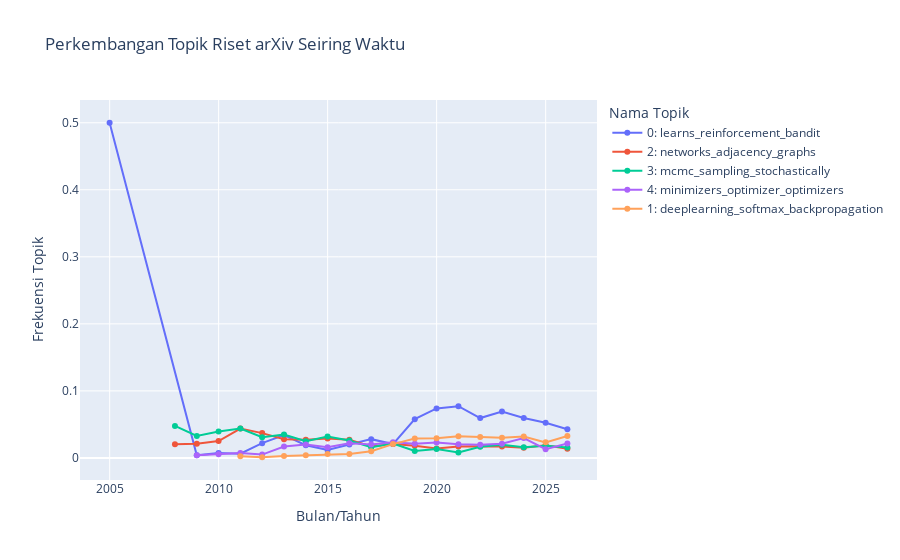

Notebook code for this chart:
### Code cell
import plotly.express as px
fig = px.line(
    filtered_data, 
    x='date', 
    y='proportion', 
    color='topic_name',
    title='Perkembangan Topik Riset arXiv Seiring Waktu',
    labels={
        'proportion': 'Proporsi (0 - 1)', 
        'date': 'Waktu',
        'topic_name': 'Nama Topik'
    },
    markers=True 
)

fig.update_layout(
    hovermode="closest", 
    xaxis_title="Bulan/Tahun",
    yaxis_title="Frekuensi Topik"
)

fig.show()

### Figure 1 — Plotly figure (JSON) as saved in the notebook; plotly's stock layout.template omitted (floating-point values rounded to 4 significant figures)
{"data": [{"hovertemplate": "Nama Topik=0: learns_reinforcement_bandit<br>Waktu=%{x}<br>Proporsi (0 - 1)=%{y}<extra></extra>", "legendgroup": "0: learns_reinforcement_bandit", "line": {"color": "#636efa", "dash": "solid"}, "marker": {"symbol": "circle"}, "mode": "lines+markers", "name": "0: learns_reinforcement_bandit", "orientation": "v", "showlegend": true, "type": "scatter", "x": ["2004-12-31T00:00:00", "2008-12-31T00:00:00", "2009-12-31T00:00:00", "2010-12-31T00:00:00", "2011-12-31T00:00:00", "2012-12-31T00:00:00", "2013-12-31T00:00:00", "2014-12-31T00:00:00", "2015-12-31T00:00:00", "2016-12-31T00:00:00", "2017-12-31T00:00:00", "2018-12-31T00:00:00", "2019-12-31T00:00:00", "2020-12-31T00:00:00", "2021-12-31T00:00:00", "2022-12-31T00:00:00", "2023-12-31T00:00:00", "2024-12-31T00:00:00", "2025-12-31T00:00:00"], "xaxis": "x", "y": [0.5, 0.003846, 0.007194, 0.006266, 0.022, 0.034, 0.019, 0.012, 0.02, 0.028, 0.02064, 0.05785, 0.07379, 0.07712, 0.05943, 0.06929, 0.05959, 0.05236, 0.04288], "yaxis": "y"}, {"hovertemplate": "Nama Topik=2: networks_adjacency_graphs<br>Waktu=%{x}<br>Proporsi (0 - 1)=%{y}<extra></extra>", "legendgroup": "2: networks_adjacency_graphs", "line": {"color": "#EF553B", "dash": "solid"}, "marker": {"symbol": "circle"}, "mode": "lines+markers", "name": "2: networks_adjacency_graphs", "orientation": "v", "showlegend": true, "type": "scatter", "x": ["2007-12-31T00:00:00", "2008-12-31T00:00:00", "2009-12-31T00:00:00", "2010-12-31T00:00:00", "2011-12-31T00:00:00", "2012-12-31T00:00:00", "2013-12-31T00:00:00", "2014-12-31T00:00:00", "2015-12-31T00:00:00", "2016-12-31T00:00:00", "2017-12-31T00:00:00", "2018-12-31T00:00:00", "2019-12-31T00:00:00", "2020-12-31T00:00:00", "2021-12-31T00:00:00", "2022-12-31T00:00:00", "2023-12-31T00:00:00", "2024-12-31T00:00:00", "2025-12-31T00:00:00"], "xaxis": "x", "y": [0.02048, 0.02115, 0.02518, 0.04386, 0.037, 0.028, 0.027, 0.029, 0.027, 0.017, 0.02064, 0.01808, 0.01405, 0.01717, 0.01756, 0.01706, 0.01502, 0.019, 0.01365], "yaxis": "y"}, {"hovertemplate": "Nama Topik=3: mcmc_sampling_stochastically<br>Waktu=%{x}<br>Proporsi (0 - 1)=%{y}<extra></extra>", "legendgroup": "3: mcmc_sampling_stochastically", "line": {"color": "#00cc96", "dash": "solid"}, "marker": {"symbol": "circle"}, "mode": "lines+markers", "name": "3: mcmc_sampling_stochastically", "orientation": "v", "showlegend": true, "type": "scatter", "x": ["2007-12-31T00:00:00", "2008-12-31T00:00:00", "2009-12-31T00:00:00", "2010-12-31T00:00:00", "2011-12-31T00:00:00", "2012-12-31T00:00:00", "2013-12-31T00:00:00", "2014-12-31T00:00:00", "2015-12-31T00:00:00", "2016-12-31T00:00:00", "2017-12-31T00:00:00", "2018-12-31T00:00:00", "2019-12-31T00:00:00", "2020-12-31T00:00:00", "2021-12-31T00:00:00", "2022-12-31T00:00:00", "2023-12-31T00:00:00", "2024-12-31T00:00:00", "2025-12-31T00:00:00"], "xaxis": "x", "y": [0.04778, 0.03269, 0.03957, 0.04386, 0.031, 0.035, 0.025, 0.032, 0.026, 0.016, 0.0215, 0.01033, 0.01335, 0.008117, 0.01666, 0.01965, 0.01602, 0.01816, 0.01559], "yaxis": "y"}, {"hovertemplate": "Nama Topik=4: minimizers_optimizer_optimizers<br>Waktu=%{x}<br>Proporsi (0 - 1)=%{y}<extra></extra>", "legendgroup": "4: minimizers_optimizer_optimizers", "line": {"color": "#ab63fa", "dash": "solid"}, "marker": {"symbol": "circle"}, "mode": "lines+markers", "name": "4: minimizers_optimizer_optimizers", "orientation": "v", "showlegend": true, "type": "scatter", "x": ["2008-12-31T00:00:00", "2009-12-31T00:00:00", "2010-12-31T00:00:00", "2011-12-31T00:00:00", "2012-12-31T00:00:00", "2013-12-31T00:00:00", "2014-12-31T00:00:00", "2015-12-31T00:00:00", "2016-12-31T00:00:00", "2017-12-31T00:00:00", "2018-12-31T00:00:00", "2019-12-31T00:00:00", "2020-12-31T00:00:00", "2021-12-31T00:00:00", "2022-12-31T00:00:00", "2023-12-31T00:00:00", "2024-12-31T00:00:00", "2025-12-31T00:00:00"], "xaxis": "x", "y": [0.003846, 0.005396, 0.007519, 0.005, 0.017, 0.02, 0.016, 0.022, 0.02, 0.02322, 0.02118, 0.02284, 0.02029, 0.01981, 0.0212, 0.02954, 0.01309, 0.02144], "yaxis": "y"}, {"hovertemplate": "Nama Topik=1: deeplearning_softmax_backpropagation<br>Waktu=%{x}<br>Proporsi (0 - 1)=%{y}<extra></extra>", "legendgroup": "1: deeplearning_softmax_backpropagation", "line": {"color": "#FFA15A", "dash": "solid"}, "marker": {"symbol": "circle"}, "mode": "lines+markers", "name": "1: deeplearning_softmax_backpropagation", "orientation": "v", "showlegend": true, "type": "scatter", "x": ["2010-12-31T00:00:00", "2011-12-31T00:00:00", "2012-12-31T00:00:00", "2013-12-31T00:00:00", "2014-12-31T00:00:00", "2015-12-31T00:00:00", "2016-12-31T00:00:00", "2017-12-31T00:00:00", "2018-12-31T00:00:00", "2019-12-31T00:00:00", "2020-12-31T00:00:00", "2021-12-31T00:00:00", "2022-12-31T00:00:00", "2023-12-31T00:00:00", "2024-12-31T00:00:00", "2025-12-31T00:00:00"], "xaxis": "x", "y": [0.002506, 0.001, 0.003, 0.004, 0.006, 0.006, 0.01, 0.02064, 0.02893, 0.02952, 0.03247, 0.03107, 0.02999, 0.03205, 0.02323, 0.03275], "yaxis": "y"}], "layout": {"hovermode": "closest", "legend": {"title": {"text": "Nama Topik"}, "tracegroupgap": 0}, "title": {"text": "Perkembangan Topik Riset arXiv Seiring Waktu"}, "xaxis": {"anchor": "y", "domain": [0, 1], "title": {"text": "Bulan/Tahun"}}, "yaxis": {"anchor": "x", "domain": [0, 1], "title": {"text": "Frekuensi Topik"}}}}
